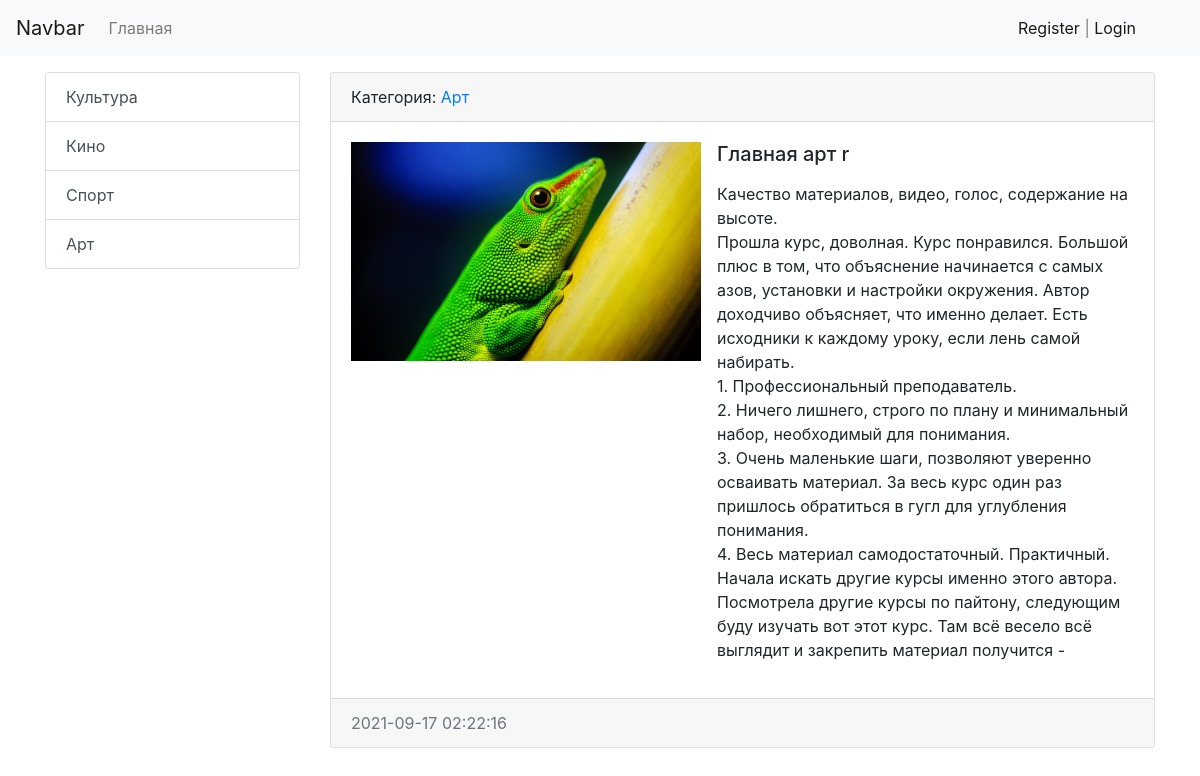
Before: /news/14/ with the older database file.
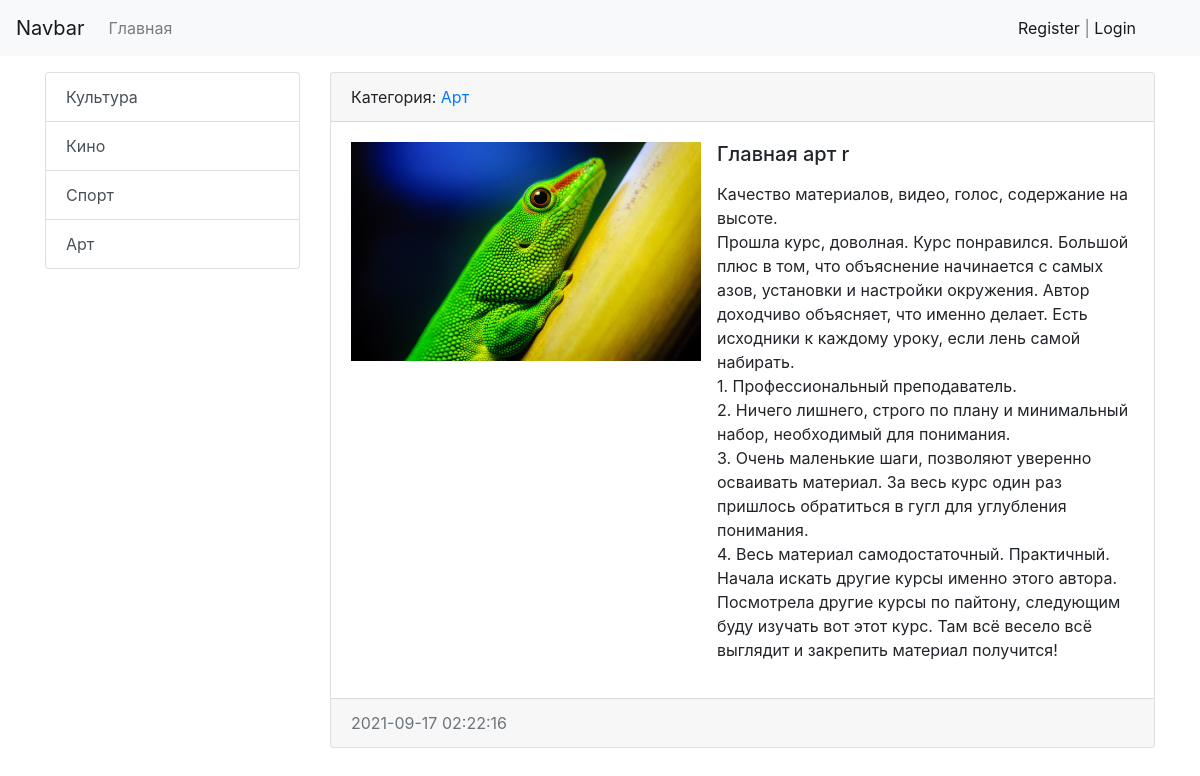
After: the same page with the newer database file.
### news/models.py (models this page shows, shortened)
class News(models.Model):
    title = models.CharField(max_length=250, verbose_name='Заголовок статьи')
    content = models.TextField(blank=True, verbose_name='Контент')
    created_at = models.DateTimeField(auto_now_add=True, verbose_name='Дата публикации')
    updated_at = models.DateTimeField(auto_now=True, verbose_name='Дата обновления')
    photo = models.ImageField(upload_to='photos/%Y/%m/%d/', blank=True, verbose_name='Изображение')
    is_published = models.BooleanField(default=True, verbose_name='Опубликовано')
    category = models.ForeignKey(Category, on_delete=models.PROTECT, verbose_name='Категория')
    views = models.IntegerField(default=0)
    class Meta:
        verbose_name = 'Новость'
        verbose_name_plural = 'Новости'
        ordering = ['-created_at', 'title']

class Category(models.Model):
    title = models.CharField(max_length=250, db_index=True, verbose_name='Категория')
    def get_absolute_url(self):
        return reverse('category', kwargs={'category_id': self.pk})
    def __str__(self):
        return self.title
    class Meta:
        verbose_name = 'Категория'
        verbose_name_plural = 'Список категорий'
        ordering = ['title']

### news/views.py (the view)
# urls.py: path('news/<int:pk>/', ViewNews.as_view(), name='view_news'),
class ViewNews(DetailView):
    model = News
    context_object_name = 'news_item'
    template_name = 'news/view_news.html'

### news/templatetags/news_tags.py (called while the page is built)
@register.simple_tag(name='get_list_categories')
def get_categories():
    return Category.objects.all()

@register.inclusion_tag('news/list_categories.html')
def show_categories(active_category_pk='-1'):
    categories = Category.objects.annotate(cnt=Count('news')).filter(cnt__gt=0)
    return {'categories': categories, 'active_category_pk': active_category_pk}

### news/templates/news/view_news.html (shortened to what this page needs)
{% extends "base.html" %}
{% block sidebar %}
{% include 'inc/_sidebar.html' %}
{% endblock sidebar %}
{% block content %}
            <div class="card mb-3">
                <div class="card-header">
                    Категория: <a href="{{ news_item.category.get_absolute_url }}">{{ news_item.category }}</a>
                </div>
                <div class="card-body">
                    <div class="media">
                        {% if news_item.photo %}
                            <img src="{{ news_item.photo.url }}" alt="" width="350" class="mr-3">
                        {% else %}
                            <img src="https://picsum.photos/id/1060/350/235/?blur=2" alt="" class="mr-3">
                        {% endif %}
                        <div class="media-body">
                            <h5 class="card-title">{{ news_item.title }}</h5>
                            <p class="card-text">{{ news_item.content|safe|linebreaks }}</p>
                        </div>
                    </div>
                </div>
                <div class="card-footer text-muted">
                    {{ news_item.created_at|date:"Y-m-d H:i:s" }}
                </div>
            </div>
{% endblock content %}

Changed rows visible on the page:
changed News "Главная арт r": content "…выглядит и закрепить материал получится -" → "…выглядит и закрепить материал получится!"
